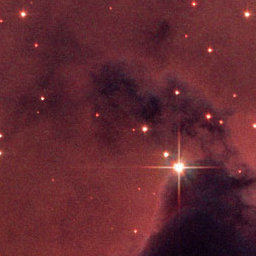
%> input picture Images/027_opo0613a_256.jpg, 256 x 256 px
$ octave test_OMP3D_Dan.m   (GNU Octave 9; MATLAB toolbox functions it lacks are replaced by stand-ins)
%> lines starting %> are read from the running program, lines starting %| are printed output that depends on the picture
### BlockImage.m
function [cImage, nYBlocks, nXBlocks] = BlockImage(mImage, blockWidth)
% Check the image can be split exactly into square blocks of width
% blockWidth
[y x] = size(mImage);

if mod(y,blockWidth) || mod(x,blockWidth);

    error('\n\nA %ix%i image cannot be split exactly into square blocks of width %i',y,x,blockWidth);

    % Present option of possible block sizes of resize
%     fprintf('A %ix%i image cannot be split exactly into square blocks of width %i',y,x,blockWidth);
%     option = input('Enter 1 to exit or 2 to reduce the size of the input image\n');
%
%     if option == 1

end

% Split the image into a cell array of square blocks
cImage = mat2cell(mImage, blockWidth*ones(1, (y/blockWidth)), ...
    blockWidth*ones(1, (x/blockWidth)));
[nYBlocks, nXBlocks]  = size(cImage);

### NormDict.m
function D = NormDict( D, delta )
% NormDict normalizes a given dictionary
%
% Usage:    D = NormDict( D, delta );
%           D = NormDict( D );
%
% Inputs:
%   D       non-normalized dictionary
%   delta   parameter, the discrete norm of D is multiplied by sqrt(delta)
%           (default value is 1)
% Outputs:
%   D       normalized dictionary
%
% Remark: It normalizes the columns of matrix D.

% See http://www.ncrg.aston.ac.uk/Projects/BiOrthog/ for more details

name='NORMDICT';

tol=1e-7;
if nargin==1 delta=1;end
N=size(D,2);

for i=1:N
  nor=norm(D(:,i))*sqrt(delta);
  if nor>tol
    D(:,i)= D(:,i)/nor;
  else
    fprintf('\n%s: Function with inner product equaled to %g found\n',name,nor);
  end
end


%Copyright (C) 2006 Miroslav ANDRLE and Laura REBOLLO-NEIRA
%
%This program is free software; you can redistribute it and/or modify it under the terms
%of the GNU General Public License as published by the Free Software Foundation; either
%version 2 of the License, or (at your option) any later version.
%
%This program is distributed in the hope that it will be useful, but WITHOUT ANY WARRANTY;
%without even the implied warranty of MERCHANTABILITY or FITNESS FOR A PARTICULAR PURPOSE.
%See the GNU General Public License for more details.
%
%You should have received a copy of the GNU General Public License along with this program;
%if not, write to the Free Software Foundation, Inc., 51 Franklin Street, Fifth Floor,
%Boston, MA  02110-1301, USA.

### DCos.m
function mCosines = DCos( szSpace, nFrequencies, redundancy )
% DCos generates a matrix whos columns are discrete cosine vectors.
%
% Returns discrete cosine vectors that belong to the Euclidean space of size szSpace.  The
% deafult is to return a basis for the space.
%
% Usage             mCosines = DCos( szSpace, nFrequencies, redundancy );
%                   mCosines = DCos( szSpace, nFrequencies );
%                   mCosines = DCos( szSpace );
%
% Inputs:
%   szSpace         the size of the Euclidean space the vectors should belong to
%   nFrequencies    number of frequencies to use starting from 0.  If not specified will
%                   be the same as the size of the space
%   redundancy      redundancy of the dictionary, the default is 1 (basis)
%
% Outputs:
%   mCosines        matrix whos columns are discrete cosine vectors.

% See   http://www.ncrg.aston.ac.uk/Projects/HNLApprox/
%       http://www.nonlinear-approx.info/

error(nargchk(1,3,nargin));

if nargin <2

    nFrequencies = szSpace;
    redundancy = 1;

elseif nargin < 3

    redundancy = 1;

end

n = 1:nFrequencies;
k = 1:szSpace;
N = redundancy*szSpace;
mCosines = cos( pi*(2*k-1)'*((n-1)/(2*N)) );

### DSin.m
function mSines = DSin( szSpace, nFrequencies, redundancy )
% DCos generates a matrix whos columns are discrete cosine vectors.
%
% Returns discrete cosine vectors that belong to the Euclidean space of size szSpace.  The
% deafult is to return a basis for the space.
%
% Usage             mCosines = DCos( szSpace, nFrequencies, redundancy );
%                   mCosines = DCos( szSpace, nFrequencies );
%                   mCosines = DCos( szSpace );
%
% Inputs:
%   szSpace         the size of the Euclidean space the vectors should belong to
%   nFrequencies    number of frequencies to use starting from 0.  If not specified will
%                   be the same as the size of the space
%   redundancy      redundancy of the dictionary, the default is 1 (basis)
%
% Outputs:
%   mCosines        matrix whos columns are discrete cosine vectors.

% See   http://www.ncrg.aston.ac.uk/Projects/HNLApprox/
%       http://www.nonlinear-approx.info/

error(nargchk(1,3,nargin));

if nargin <2

    nFrequencies = szSpace;
    redundancy = 1;

elseif nargin < 3

    redundancy = 1;

end

n = 1:nFrequencies;
k = 1:szSpace;
N = redundancy*szSpace;
mSines = sin( pi*(2*k-1)'*(n/(2*N)) );

### test_OMP3D_Dan.m
%test rgb images to use the same indexes apprximated by OMPMl (1D)

%load the image

ImagePath='Images/027_opo0613a_256.jpg'
% ImagePath='Images/027_opo0613a.jpg'

%
%%%%%%%%%%%%%%%%prnr for tol%%%%
pss=40.5;
%%%%%%%%%%%%%%%%%%
SRT=15;
clear AA fs mIAp
bw=8
blockWidth=bw;
Lz=3;

%lstep=1

A=double(imread(ImagePath));
mI1=A(:,:,1);
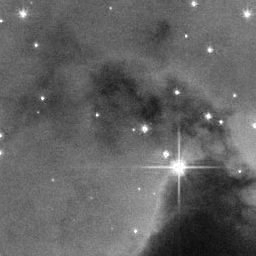
%> mI1: size 256x256 double; min 12, max 255, mean 99.2
mI2=A(:,:,2);
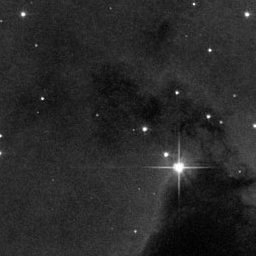
%> mI2: size 256x256 double; min 0, max 255, mean 40.7
mI3=A(:,:,3);
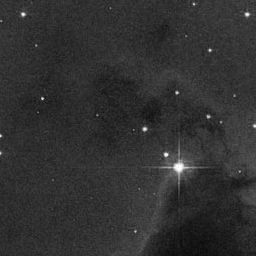
%> mI3: size 256x256 double; min 12, max 255, mean 49.2
MaxInt=255;


%resize(mI)

s=floor(size(mI1)/bw)
%> s = [32 32]
%
mI1=mI1(1:s(1)*bw,1:s(2)*bw);
mI2=mI2(1:s(1)*bw,1:s(2)*bw);
mI3=mI3(1:s(1)*bw,1:s(2)*bw);
%
AA(:,:,3)=mI3;
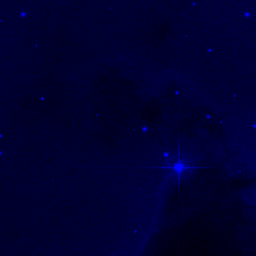
%> AA: size 256x256x3 double; mean R, G, B 0, 0, 49.2
AA(:,:,2)=mI2;
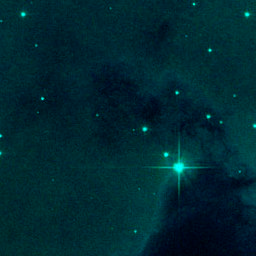
%> AA: size 256x256x3 double; mean R, G, B 0, 40.7, 49.2
AA(:,:,1)=mI1;
%
dz=zeros(bw,1);
%
[cmI1, nYBlocks, nXBlocks] = BlockImage(mI1, blockWidth);
%> cmI1 = 1024 items; nYBlocks = 32; nXBlocks = 32
[cmI2, nYBlocks, nXBlocks] = BlockImage(mI2, blockWidth);
%> cmI2 = 1024 items
[cmI3, nYBlocks, nXBlocks] = BlockImage(mI3, blockWidth);
%> cmI3 = 1024 items
%
[Lx,Ly]=size(cmI1{1,1});
%> Lx = 8; Ly = 8
delta=1/(Lx*Ly*Lz);
%> delta = 0.00521
a=2;
Ex(1:Lx,1:Lx)=0;
Ey(1:Ly,1:Ly)=0;
%
for i=1:Lx; Ex(i,i)=1;end
%> this loop made 8 passes
%> after the loop, Ex = [1 0 0 0 0 0 0 0; 0 1 0 0 0 0 0 0; 0 0 1 0 0 0 0 0; 0 0 0 1 0 0 0 0; 0 0 0 0 1 0 0 0; 0 0 0 0 0 1 0 0; 0 0 0 0 0 0 1 0; 0 0 0 0 0 0 0 1]
    tic;
for i=1:Ly; Ey(i,i)=1;end
%> after the loop, Ey has the same summary as Ex
%
a2=a/2
Dcz=DCos(Lz,a*Lz,a);
Dsz=DSin(Lz,a*Lz,a);
Dcz=NormDict(Dcz);
Dsz=NormDict(Dsz);
%
DDx=DCos(Lx,a*Lx,a);
DSx=DSin(Lx,a*Lx,a);
DDx=NormDict(DDx);
DSx=NormDict(DSx);
%
%======= simple dictionary========================
Dx=[DDx DSx eye(bw,bw)] ;
Dy=Dx;
Dz=[Dcz Dsz eye(3,3)];
%=================================================
%
cmIa1= cell(nYBlocks,nXBlocks);
%> cmIa1 = 1024 items
cmIa2= cell(nYBlocks,nXBlocks);
%> cmIa2 = 1024 items
cmIa3= cell(nYBlocks,nXBlocks);
%> cmIa3 = 1024 items
%
No=numel(A)/SRT;
%> No = 13107.2
%
tol=MaxInt^2/(10^(pss/10))
tol2=sqrt(tol*(Lx*Ly*Lz));
%> tol2 = 33.36
%
Max=50000;
Maxp=50000;
toln=1e-8;
toln2=sqrt(toln*Lx*Ly*Lz);
%> toln2 = 0.00139

indx=[];
indy=[];
indz=[];

clear cDi1 cDi2 cDi3

nCoe=0;
k=0;
darkb=0;
Ml=3;
pp(1:Ml)=1/Ml;
c1=fix(clock)
tic;

timeTakenPerBlock = zeros(size(nYBlocks));
for i = 1:nYBlocks
    tic;

for j = 1:nXBlocks
k=k+1;
B1=cmI1{i,j};
B2=cmI2{i,j};
B3=cmI3{i,j};
fs(:,:,1)=B1;
fs(:,:,2)=B2;
fs(:,:,3)=B3;
 if (norm(B1,'fro')+ norm(B1,'fro')+norm(B1,'fro'))>1e-9

%> (the run ends here)

$ run again, with Images/027_opo0613a.jpg copied over Images/027_opo0613a_256.jpg
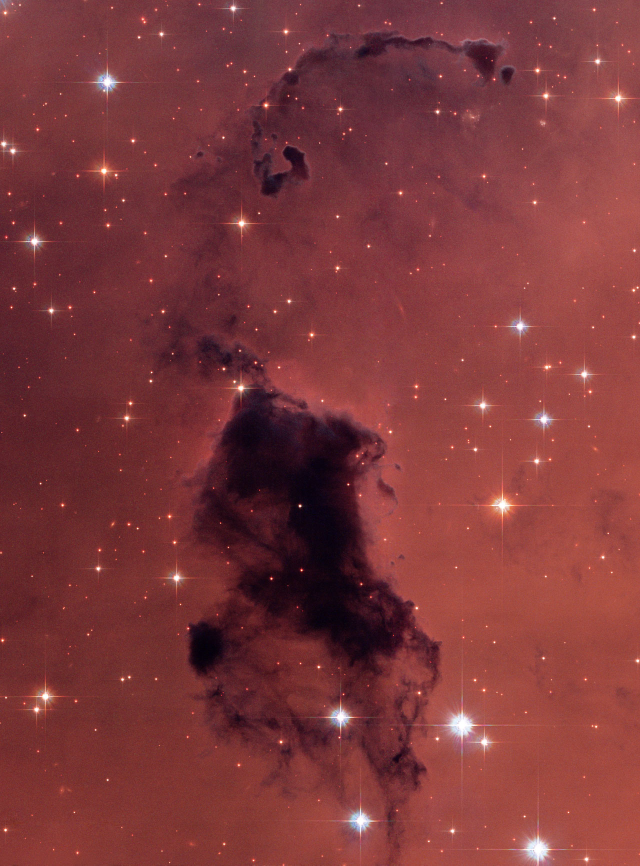
%> input picture Images/027_opo0613a.jpg, 1280 x 1731 px (shown at 1/2 size)
%> `mI2=A(:,:,2);`:
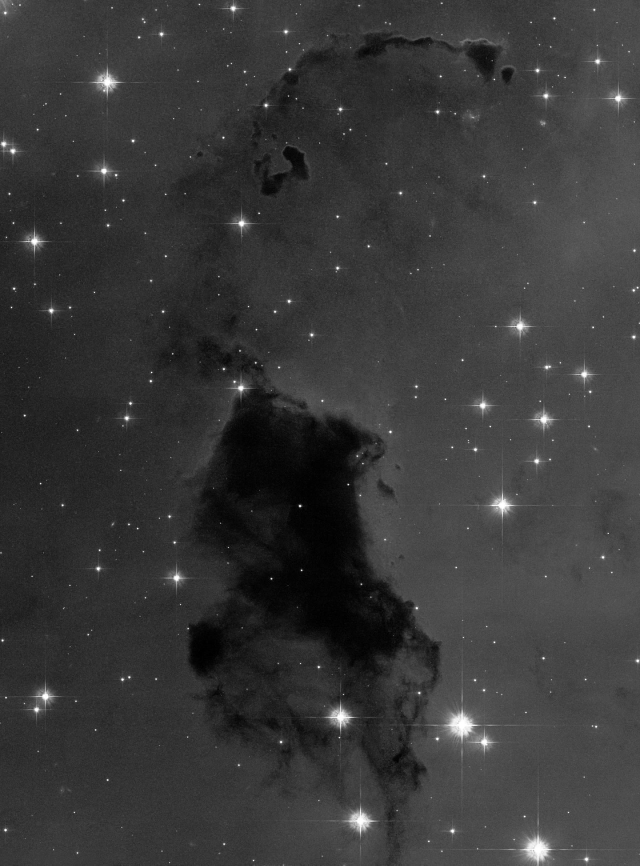
%> mI2: size 1731x1280 double (shown at 1/2 size); min 0, max 255, mean 56.1
%> `AA(:,:,2)=mI2;`:
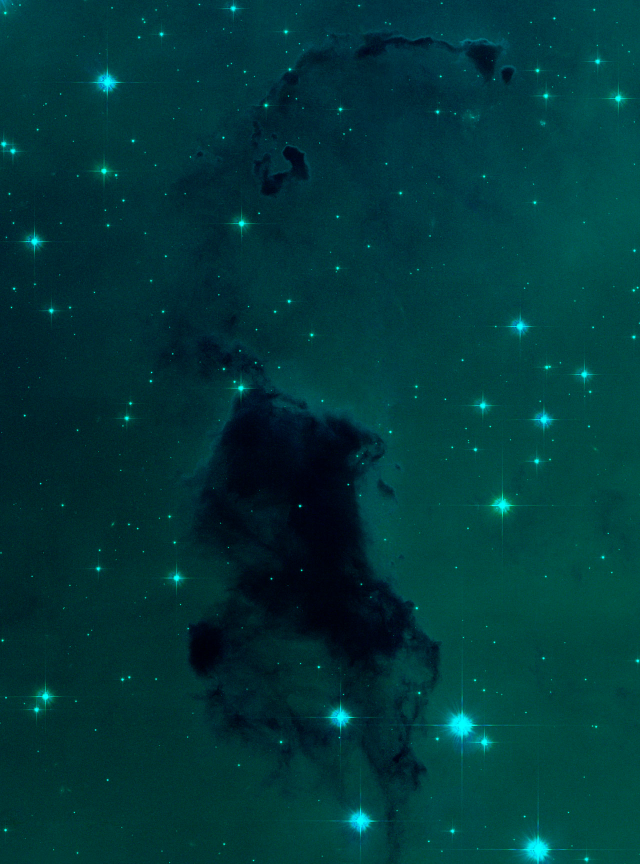
%> AA: size 1728x1280x3 double (shown at 1/2 size); mean R, G, B 0, 56.1, 58.2
%> `[cmI1, nYBlocks, nXBlocks] = BlockImage(mI1, blockWidth);`: cmI1 = 34560 items; nYBlocks = 216; nXBlocks = 160
%> cmI2 = 34560 items
%> Lx = 8
%> delta = 0.00521
%> the loop `for i=1:Lx; Ex(i,i)=1;end` made 8 passes
%> after the loop `for i=1:Lx; Ex(i,i)=1;end`: Ex = [1 0 0 0 0 0 0 0; 0 1 0 0 0 0 0 0; 0 0 1 0 0 0 0 0; 0 0 0 1 0 0 0 0; 0 0 0 0 1 0 0 0; 0 0 0 0 0 1 0 0; 0 0 0 0 0 0 1 0; 0 0 0 0 0 0 0 1]
%> the loop `for i=1:Ly; Ey(i,i)=1;end` made 8 passes
%> after the loop `for i=1:Ly; Ey(i,i)=1;end`: Ey has the same summary as Ex
%> cmIa1 = 34560 items
%> tol2 = 33.36
%> toln2 = 0.00139

$ run again, with Images/east_side_lasilla.jpg copied over Images/027_opo0613a_256.jpg
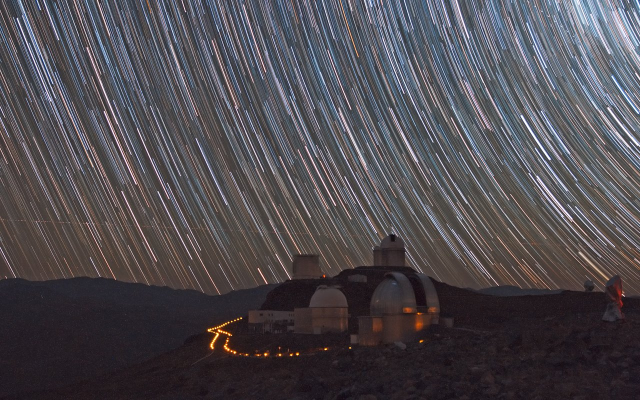
%> input picture Images/east_side_lasilla.jpg, 1280 x 800 px (shown at 1/2 size)
%> `AA(:,:,3)=mI3;`:
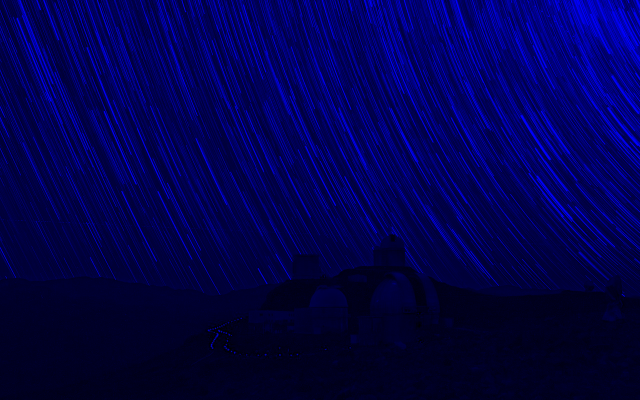
%> AA: size 800x1280x3 double (shown at 1/2 size); mean R, G, B 0, 0, 79.9
%> `AA(:,:,2)=mI2;`:
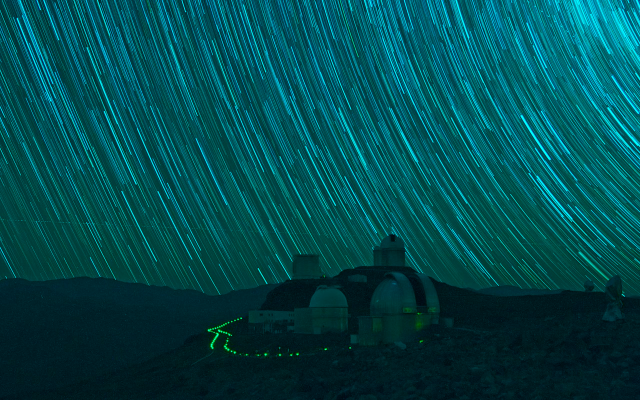
%> AA: size 800x1280x3 double (shown at 1/2 size); mean R, G, B 0, 74.8, 79.9
%> `[cmI1, nYBlocks, nXBlocks] = BlockImage(mI1, blockWidth);`: cmI1 = 16000 items; nYBlocks = 100; nXBlocks = 160
%> cmI2 = 16000 items
%> Lx = 8
%> delta = 0.00521
%> the loop `for i=1:Lx; Ex(i,i)=1;end` made 8 passes
%> after the loop `for i=1:Lx; Ex(i,i)=1;end`: Ex = [1 0 0 0 0 0 0 0; 0 1 0 0 0 0 0 0; 0 0 1 0 0 0 0 0; 0 0 0 1 0 0 0 0; 0 0 0 0 1 0 0 0; 0 0 0 0 0 1 0 0; 0 0 0 0 0 0 1 0; 0 0 0 0 0 0 0 1]
%> the loop `for i=1:Ly; Ey(i,i)=1;end` made 8 passes
%> after the loop `for i=1:Ly; Ey(i,i)=1;end`: Ey has the same summary as Ex
%> cmIa1 = 16000 items
%> tol2 = 33.36
%> toln2 = 0.00139

$ run again, with Images/eso0934a.jpg copied over Images/027_opo0613a_256.jpg
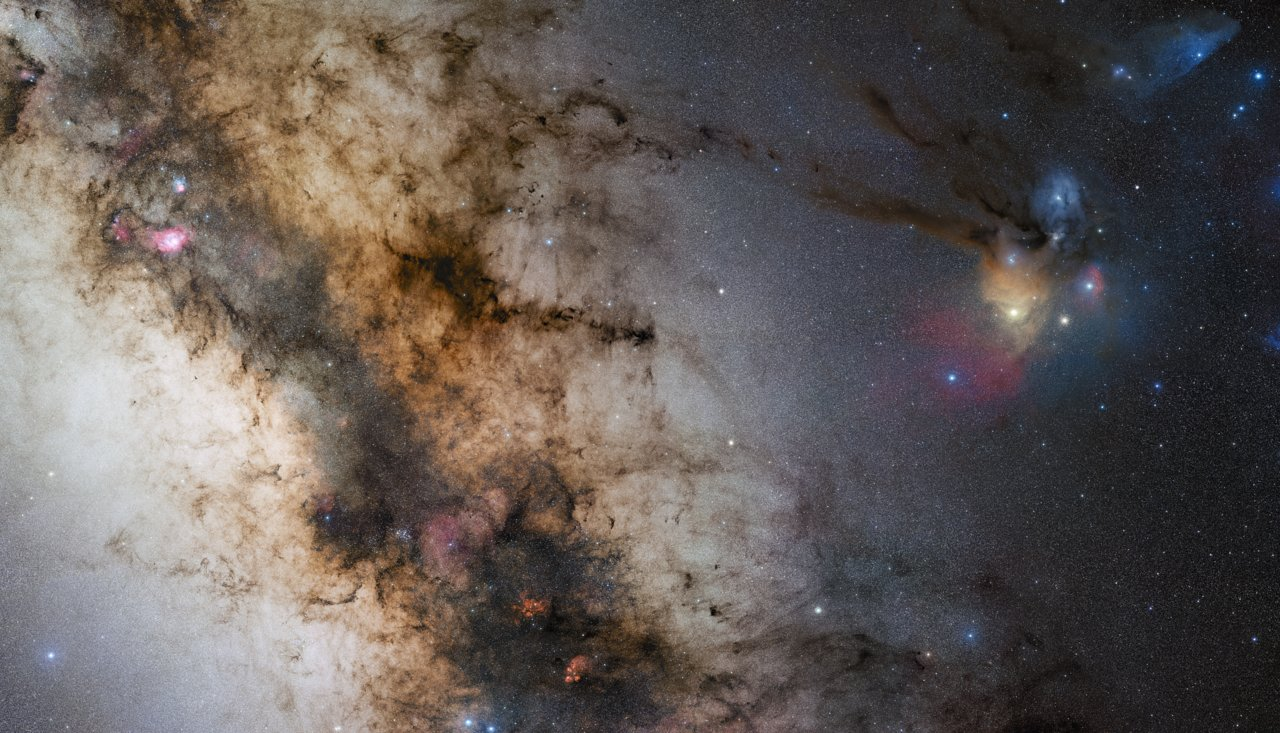
%> input picture Images/eso0934a.jpg, 1280 x 733 px
%> `AA(:,:,2)=mI2;`:
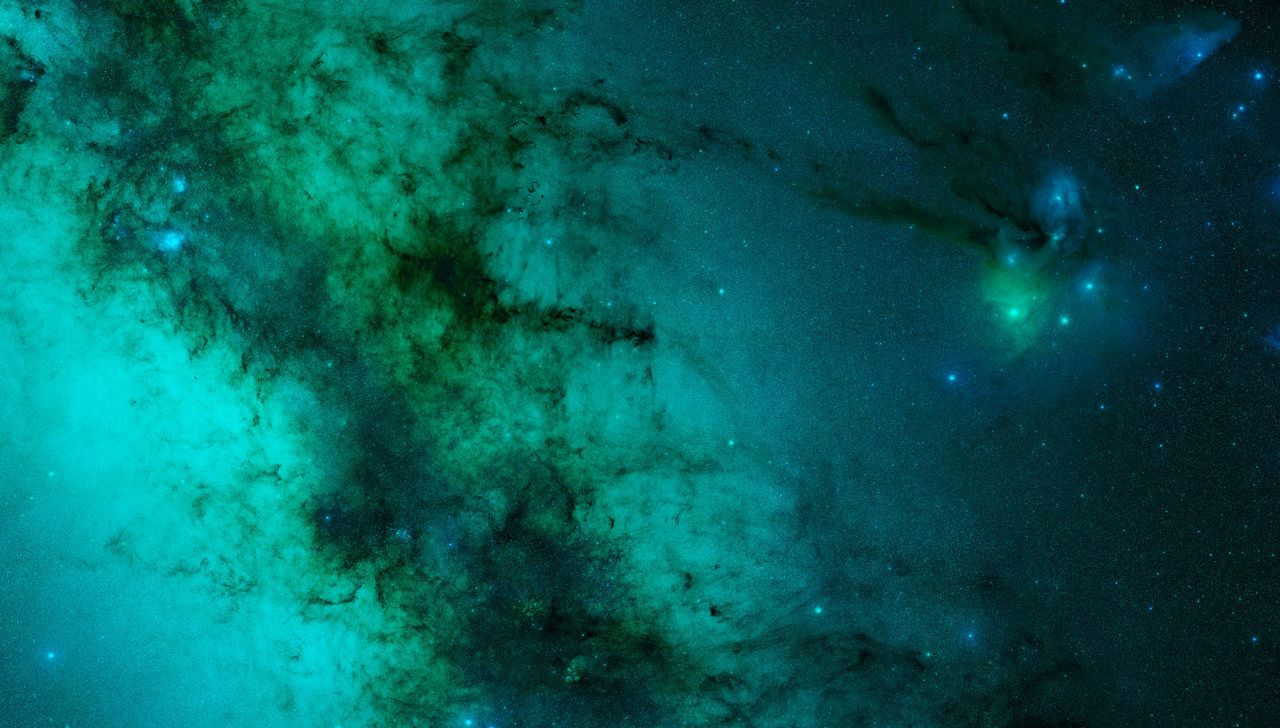
%> AA: size 728x1280x3 double; mean R, G, B 0, 91.1, 87.2
%> `AA(:,:,1)=mI1;`:
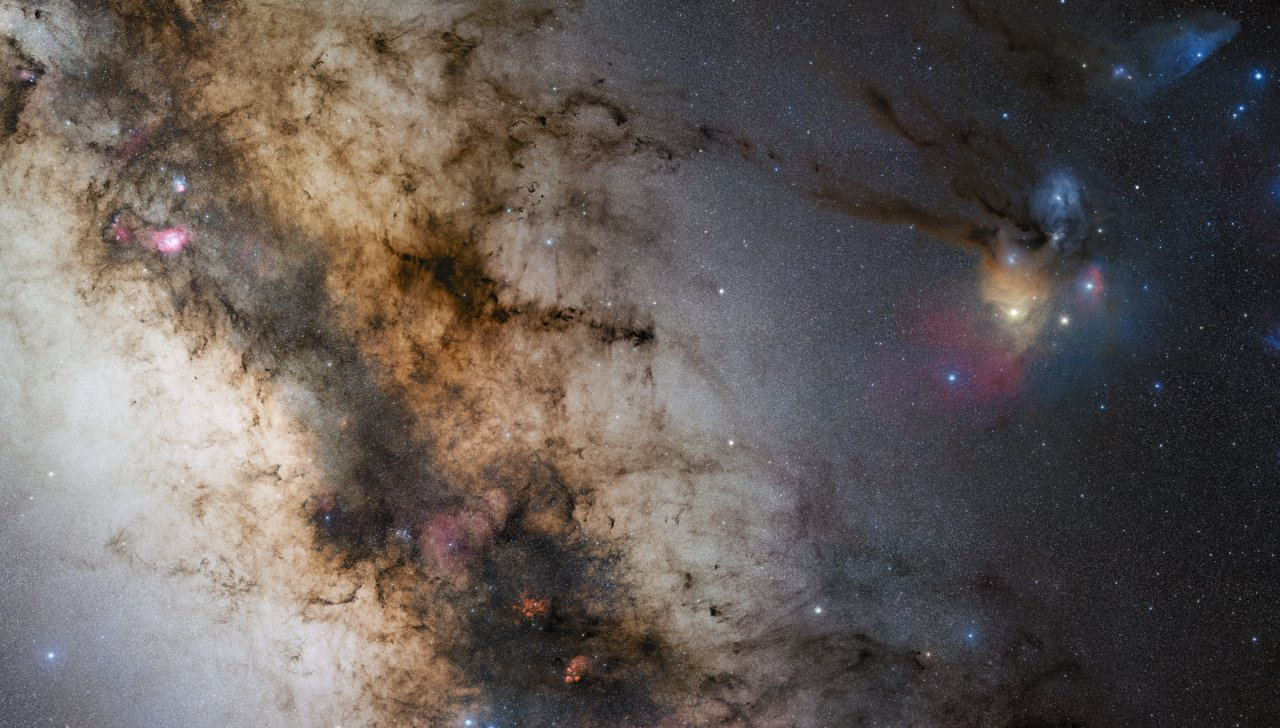
%> AA: size 728x1280x3 double; mean R, G, B 99.2, 91.1, 87.2
%> `[cmI1, nYBlocks, nXBlocks] = BlockImage(mI1, blockWidth);`: cmI1 = 14560 items; nYBlocks = 91; nXBlocks = 160
%> cmI2 = 14560 items
%> Lx = 8
%> delta = 0.00521
%> the loop `for i=1:Lx; Ex(i,i)=1;end` made 8 passes
%> after the loop `for i=1:Lx; Ex(i,i)=1;end`: Ex = [1 0 0 0 0 0 0 0; 0 1 0 0 0 0 0 0; 0 0 1 0 0 0 0 0; 0 0 0 1 0 0 0 0; 0 0 0 0 1 0 0 0; 0 0 0 0 0 1 0 0; 0 0 0 0 0 0 1 0; 0 0 0 0 0 0 0 1]
%> the loop `for i=1:Ly; Ey(i,i)=1;end` made 8 passes
%> after the loop `for i=1:Ly; Ey(i,i)=1;end`: Ey has the same summary as Ex
%> cmIa1 = 14560 items
%> tol2 = 33.36
%> toln2 = 0.00139
